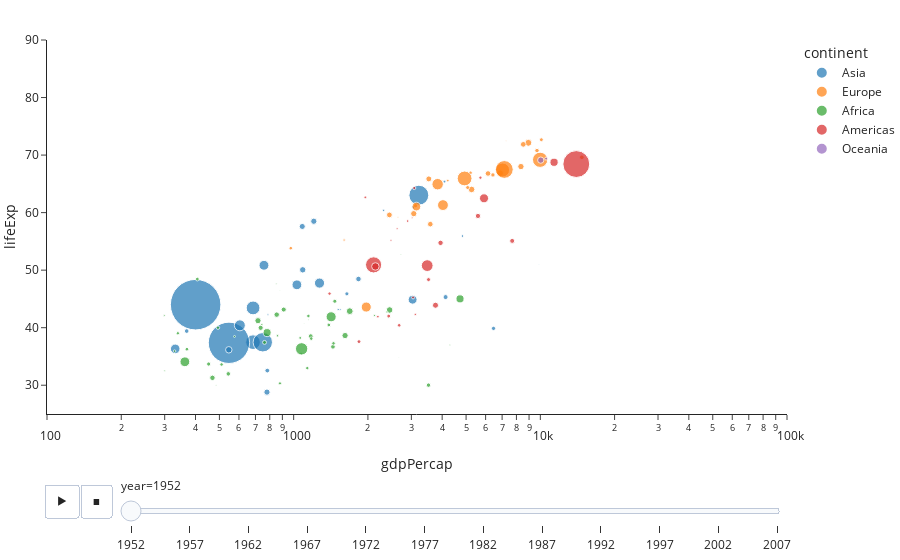

The cell this chart's notebook holds for it:
### Code cell
import plotly.express as px
df = px.data.gapminder()
px.scatter(df, x="gdpPercap", y="lifeExp", animation_frame="year", animation_group="country",
           size="pop", color="continent", hover_name="country",
           log_x=True, size_max=55, range_x=[100,100000], range_y=[25,90])

### Figure 1 — Plotly figure (JSON) as saved in the notebook; plotly's stock layout.template omitted (floating-point values rounded to 4 significant figures)
{"data": [{"hovertemplate": "<b>%{hovertext}</b><br><br>continent=Asia<br>year=1952<br>gdpPercap=%{x}<br>lifeExp=%{y}<br>pop=%{marker.size}<extra></extra>", "hovertext": ["Afghanistan", "Bahrain", "Bangladesh", "Cambodia", "China", "Hong Kong, China", "India", "Indonesia", "Iran", "Iraq", "Israel", "Japan", "Jordan", "Korea, Dem. Rep.", "Korea, Rep.", "Kuwait", "Lebanon", "Malaysia", "Mongolia", "Myanmar", "Nepal", "Oman", "Pakistan", "Philippines", "Saudi Arabia", "Singapore", "Sri Lanka", "Syria", "Taiwan", "Thailand", "Vietnam", "West Bank and Gaza", "Yemen, Rep."], "ids": ["Afghanistan", "Bahrain", "Bangladesh", "Cambodia", "China", "Hong Kong, China", "India", "Indonesia", "Iran", "Iraq", "Israel", "Japan", "Jordan", "Korea, Dem. Rep.", "Korea, Rep.", "Kuwait", "Lebanon", "Malaysia", "Mongolia", "Myanmar", "Nepal", "Oman", "Pakistan", "Philippines", "Saudi Arabia", "Singapore", "Sri Lanka", "Syria", "Taiwan", "Thailand", "Vietnam", "West Bank and Gaza", "Yemen, Rep."], "legendgroup": "Asia", "marker": {"color": "#1F77B4", "size": [8425333, 120447, 46886859, 4693836, 556263527, 2125900, 372000000, 82052000, 17272000, 5441766, 1620914, 86459025, 607914, 8865488, 20947571, 160000, 1439529, 6748378, 800663, 20092996, 9182536, 507833, 41346560, 22438691, 4005677, 1127000, 7982342, 3661549, 8550362, 21289402, 26246839, 1030585, 4963829], "sizemode": "area", "sizeref": 435900.0, "symbol": "circle"}, "mode": "markers", "name": "Asia", "orientation": "v", "showlegend": true, "type": "scatter", "x": [779.4, 9867.0, 684.2, 368.5, 400.4, 3054.0, 546.6, 749.7, 3035.0, 4130.0, 4087.0, 3217.0, 1547.0, 1088.0, 1031.0, 108400.0, 4835.0, 1831.0, 786.6, 331, 545.9, 1828.0, 684.6, 1273.0, 6460.0, 2315.0, 1084.0, 1643.0, 1207.0, 757.8, 605.1, 1516.0, 781.7], "xaxis": "x", "y": [28.8, 50.94, 37.48, 39.42, 44, 60.96, 37.37, 37.47, 44.87, 45.32, 65.39, 63.03, 43.16, 50.06, 47.45, 55.56, 55.93, 48.46, 42.24, 36.32, 36.16, 37.58, 43.44, 47.75, 39.88, 60.4, 57.59, 45.88, 58.5, 50.85, 40.41, 43.16, 32.55], "yaxis": "y"}, {"hovertemplate": "<b>%{hovertext}</b><br><br>continent=Europe<br>year=1952<br>gdpPercap=%{x}<br>lifeExp=%{y}<br>pop=%{marker.size}<extra></extra>", "hovertext": ["Albania", "Austria", "Belgium", "Bosnia and Herzegovina", "Bulgaria", "Croatia", "Czech Republic", "Denmark", "Finland", "France", "Germany", "Greece", "Hungary", "Iceland", "Ireland", "Italy", "Montenegro", "Netherlands", "Norway", "Poland", "Portugal", "Romania", "Serbia", "Slovak Republic", "Slovenia", "Spain", "Sweden", "Switzerland", "Turkey", "United Kingdom"], "ids": ["Albania", "Austria", "Belgium", "Bosnia and Herzegovina", "Bulgaria", "Croatia", "Czech Republic", "Denmark", "Finland", "France", "Germany", "Greece", "Hungary", "Iceland", "Ireland", "Italy", "Montenegro", "Netherlands", "Norway", "Poland", "Portugal", "Romania", "Serbia", "Slovak Republic", "Slovenia", "Spain", "Sweden", "Switzerland", "Turkey", "United Kingdom"], "legendgroup": "Europe", "marker": {"color": "#FF7F0E", "size": [1282697, 6927772, 8730405, 2791000, 7274900, 3882229, 9125183, 4334000, 4090500, 42459667, 69145952, 7733250, 9504000, 147962, 2952156, 47666000, 413834, 10381988, 3327728, 25730551, 8526050, 16630000, 6860147, 3558137, 1489518, 28549870, 7124673, 4815000, 22235677, 50430000], "sizemode": "area", "sizeref": 435900.0, "symbol": "circle"}, "mode": "markers", "name": "Europe", "orientation": "v", "showlegend": true, "type": "scatter", "x": [1601.0, 6137.0, 8343.0, 973.5, 2444.0, 3119.0, 6876.0, 9692.0, 6425.0, 7030.0, 7144.0, 3531.0, 5264.0, 7268.0, 5210.0, 4931.0, 2648.0, 8942.0, 10100.0, 4029.0, 3068.0, 3145.0, 3581.0, 5075.0, 4215.0, 3834.0, 8528.0, 14730.0, 1969.0, 9980.0], "xaxis": "x", "y": [55.23, 66.8, 68, 53.82, 59.6, 61.21, 66.87, 70.78, 66.55, 67.41, 67.5, 65.86, 64.03, 72.49, 66.91, 65.94, 59.16, 72.13, 72.67, 61.31, 59.82, 61.05, 58.0, 64.36, 65.57, 64.94, 71.86, 69.62, 43.59, 69.18], "yaxis": "y"}, {"hovertemplate": "<b>%{hovertext}</b><br><br>continent=Africa<br>year=1952<br>gdpPercap=%{x}<br>lifeExp=%{y}<br>pop=%{marker.size}<extra></extra>", "hovertext": ["Algeria", "Angola", "Benin", "Botswana", "Burkina Faso", "Burundi", "Cameroon", "Central African Republic", "Chad", "Comoros", "Congo, Dem. Rep.", "Congo, Rep.", "Cote d'Ivoire", "Djibouti", "Egypt", "Equatorial Guinea", "Eritrea", "Ethiopia", "Gabon", "Gambia", "Ghana", "Guinea", "Guinea-Bissau", "Kenya", "Lesotho", "Liberia", "Libya", "Madagascar", "Malawi", "Mali", "Mauritania", "Mauritius", "Morocco", "Mozambique", "Namibia", "Niger", "Nigeria", "Reunion", "Rwanda", "Sao Tome and Principe", "Senegal", "Sierra Leone", "Somalia", "South Africa", "Sudan", "Swaziland", "Tanzania", "Togo", "Tunisia", "Uganda", "Zambia", "Zimbabwe"], "ids": ["Algeria", "Angola", "Benin", "Botswana", "Burkina Faso", "Burundi", "Cameroon", "Central African Republic", "Chad", "Comoros", "Congo, Dem. Rep.", "Congo, Rep.", "Cote d'Ivoire", "Djibouti", "Egypt", "Equatorial Guinea", "Eritrea", "Ethiopia", "Gabon", "Gambia", "Ghana", "Guinea", "Guinea-Bissau", "Kenya", "Lesotho", "Liberia", "Libya", "Madagascar", "Malawi", "Mali", "Mauritania", "Mauritius", "Morocco", "Mozambique", "Namibia", "Niger", "Nigeria", "Reunion", "Rwanda", "Sao Tome and Principe", "Senegal", "Sierra Leone", "Somalia", "South Africa", "Sudan", "Swaziland", "Tanzania", "Togo", "Tunisia", "Uganda", "Zambia", "Zimbabwe"], "legendgroup": "Africa", "marker": {"color": "#2CA02C", "size": [9279525, 4232095, 1738315, 442308, 4469979, 2445618, 5009067, 1291695, 2682462, 153936, 14100005, 854885, 2977019, 63149, 22223309, 216964, 1438760, 20860941, 420702, 284320, 5581001, 2664249, 580653, 6464046, 748747, 863308, 1019729, 4762912, 2917802, 3838168, 1022556, 516556, 9939217, 6446316, 485831, 3379468, 33119096, 257700, 2534927, 60011, 2755589, 2143249, 2526994, 14264935, 8504667, 290243, 8322925, 1219113, 3647735, 5824797, 2672000, 3080907], "sizemode": "area", "sizeref": 435900.0, "symbol": "circle"}, "mode": "markers", "name": "Africa", "orientation": "v", "showlegend": true, "type": "scatter", "x": [2449.0, 3521.0, 1063.0, 851.2, 543.3, 339.3, 1173.0, 1071.0, 1179.0, 1103.0, 780.5, 2126.0, 1389.0, 2670.0, 1419.0, 375.6, 328.9, 362.1, 4293.0, 485.2, 911.3, 510.2, 299.9, 853.5, 298.8, 575.6, 2388.0, 1443.0, 369.2, 452.3, 743.1, 1968.0, 1688.0, 468.5, 2424.0, 761.9, 1077.0, 2719.0, 493.3, 879.6, 1450.0, 879.8, 1136.0, 4725.0, 1616.0, 1148.0, 716.7, 859.8, 1468.0, 734.8, 1147.0, 406.9], "xaxis": "x", "y": [43.08, 30.02, 38.22, 47.62, 31.98, 39.03, 38.52, 35.46, 38.09, 40.72, 39.14, 42.11, 40.48, 34.81, 41.89, 34.48, 35.93, 34.08, 37.0, 30, 43.15, 33.61, 32.5, 42.27, 42.14, 38.48, 42.72, 36.68, 36.26, 33.69, 40.54, 50.99, 42.87, 31.29, 41.73, 37.44, 36.32, 52.72, 40, 46.47, 37.28, 30.33, 32.98, 45.01, 38.63, 41.41, 41.22, 38.6, 44.6, 39.98, 42.04, 48.45], "yaxis": "y"}, {"hovertemplate": "<b>%{hovertext}</b><br><br>continent=Americas<br>year=1952<br>gdpPercap=%{x}<br>lifeExp=%{y}<br>pop=%{marker.size}<extra></extra>", "hovertext": ["Argentina", "Bolivia", "Brazil", "Canada", "Chile", "Colombia", "Costa Rica", "Cuba", "Dominican Republic", "Ecuador", "El Salvador", "Guatemala", "Haiti", "Honduras", "Jamaica", "Mexico", "Nicaragua", "Panama", "Paraguay", "Peru", "Puerto Rico", "Trinidad and Tobago", "United States", "Uruguay", "Venezuela"], "ids": ["Argentina", "Bolivia", "Brazil", "Canada", "Chile", "Colombia", "Costa Rica", "Cuba", "Dominican Republic", "Ecuador", "El Salvador", "Guatemala", "Haiti", "Honduras", "Jamaica", "Mexico", "Nicaragua", "Panama", "Paraguay", "Peru", "Puerto Rico", "Trinidad and Tobago", "United States", "Uruguay", "Venezuela"], "legendgroup": "Americas", "marker": {"color": "#D62728", "size": [17876956, 2883315, 56602560, 14785584, 6377619, 12350771, 926317, 6007797, 2491346, 3548753, 2042865, 3146381, 3201488, 1517453, 1426095, 30144317, 1165790, 940080, 1555876, 8025700, 2227000, 662850, 157553000, 2252965, 5439568], "sizemode": "area", "sizeref": 435900.0, "symbol": "circle"}, "mode": "markers", "name": "Americas", "orientation": "v", "showlegend": true, "type": "scatter", "x": [5911.0, 2677.0, 2109.0, 11370.0, 3940.0, 2144.0, 2627.0, 5587.0, 1398.0, 3522.0, 3048.0, 2428.0, 1840.0, 2195.0, 2899.0, 3478.0, 3112.0, 2480.0, 1952.0, 3759.0, 3082.0, 3023.0, 13990.0, 5717.0, 7690.0], "xaxis": "x", "y": [62.48, 40.41, 50.92, 68.75, 54.74, 50.64, 57.21, 59.42, 45.93, 48.36, 45.26, 42.02, 37.58, 41.91, 58.53, 50.79, 42.31, 55.19, 62.65, 43.9, 64.28, 59.1, 68.44, 66.07, 55.09], "yaxis": "y"}, {"hovertemplate": "<b>%{hovertext}</b><br><br>continent=Oceania<br>year=1952<br>gdpPercap=%{x}<br>lifeExp=%{y}<br>pop=%{marker.size}<extra></extra>", "hovertext": ["Australia", "New Zealand"], "ids": ["Australia", "New Zealand"], "legendgroup": "Oceania", "marker": {"color": "#9467BD", "size": [8691212, 1994794], "sizemode": "area", "sizeref": 435900.0, "symbol": "circle"}, "mode": "markers", "name": "Oceania", "orientation": "v", "showlegend": true, "type": "scatter", "x": [10040.0, 10560.0], "xaxis": "x", "y": [69.12, 69.39], "yaxis": "y"}], "layout": {"legend": {"itemsizing": "constant", "title": {"text": "continent"}, "tracegroupgap": 0}, "sliders": [{"active": 0, "currentvalue": {"prefix": "year="}, "len": 0.9, "pad": {"b": 10, "t": 60}, "steps": [{"args": [["1952"], {"frame": {"duration": 0, "redraw": false}, "fromcurrent": true, "mode": "immediate", "transition": {"duration": 0, "easing": "linear"}}], "label": "1952", "method": "animate"}, {"args": [["1957"], {"frame": {"duration": 0, "redraw": false}, "fromcurrent": true, "mode": "immediate", "transition": {"duration": 0, "easing": "linear"}}], "label": "1957", "method": "animate"}, {"args": [["1962"], {"frame": {"duration": 0, "redraw": false}, "fromcurrent": true, "mode": "immediate", "transition": {"duration": 0, "easing": "linear"}}], "label": "1962", "method": "animate"}, {"args": [["1967"], {"frame": {"duration": 0, "redraw": false}, "fromcurrent": true, "mode": "immediate", "transition": {"duration": 0, "easing": "linear"}}], "label": "1967", "method": "animate"}, {"args": [["1972"], {"frame": {"duration": 0, "redraw": false}, "fromcurrent": true, "mode": "immediate", "transition": {"duration": 0, "easing": "linear"}}], "label": "1972", "method": "animate"}, {"args": [["1977"], {"frame": {"duration": 0, "redraw": false}, "fromcurrent": true, "mode": "immediate", "transition": {"duration": 0, "easing": "linear"}}], "label": "1977", "method": "animate"}, {"args": [["1982"], {"frame": {"duration": 0, "redraw": false}, "fromcurrent": true, "mode": "immediate", "transition": {"duration": 0, "easing": "linear"}}], "label": "1982", "method": "animate"}, {"args": [["1987"], {"frame": {"duration": 0, "redraw": false}, "fromcurrent": true, "mode": "immediate", "transition": {"duration": 0, "easing": "linear"}}], "label": "1987", "method": "animate"}, {"args": [["1992"], {"frame": {"duration": 0, "redraw": false}, "fromcurrent": true, "mode": "immediate", "transition": {"duration": 0, "easing": "linear"}}], "label": "1992", "method": "animate"}, {"args": [["1997"], {"frame": {"duration": 0, "redraw": false}, "fromcurrent": true, "mode": "immediate", "transition": {"duration": 0, "easing": "linear"}}], "label": "1997", "method": "animate"}, {"args": [["2002"], {"frame": {"duration": 0, "redraw": false}, "fromcurrent": true, "mode": "immediate", "transition": {"duration": 0, "easing": "linear"}}], "label": "2002", "method": "animate"}, {"args": [["2007"], {"frame": {"duration": 0, "redraw": false}, "fromcurrent": true, "mode": "immediate", "transition": {"duration": 0, "easing": "linear"}}], "label": "2007", "method": "animate"}], "x": 0.1, "xanchor": "left", "y": 0, "yanchor": "top"}], "updatemenus": [{"buttons": [{"args": [null, {"frame": {"duration": 500, "redraw": false}, "fromcurrent": true, "mode": "immediate", "transition": {"duration": 500, "easing": "linear"}}], "label": "&#9654;", "method": "animate"}, {"args": [[null], {"frame": {"duration": 0, "redraw": false}, "fromcurrent": true, "mode": "immediate", "transition": {"duration": 0, "easing": "linear"}}], "label": "&#9724;", "method": "animate"}], "direction": "left", "pad": {"r": 10, "t": 70}, "showactive": false, "type": "buttons", "x": 0.1, "xanchor": "right", "y": 0, "yanchor": "top"}], "xaxis": {"anchor": "y", "domain": [0, 1], "range": [2, 5], "title": {"text": "gdpPercap"}, "type": "log"}, "yaxis": {"anchor": "x", "domain": [0, 1], "range": [25, 90], "title": {"text": "lifeExp"}}}}
